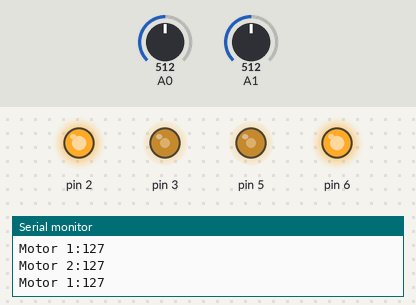
Bench run of a sketch on a simulated Arduino Uno, built with avr-gcc and run on an emulated ATmega328P. Parts: output pins drawn as LEDs (lit = HIGH), the last lines printed to the serial monitor. The test bench sets the inputs (shaded band); at power-on: A0 = 512, A1 = 512.

Above: at 1.2 s.
1.3 s: A0 set to 716
At 2.3 s:
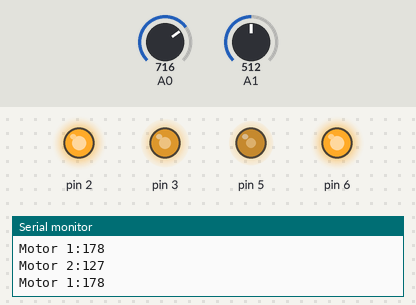
2.8 s: A1 set to 716
At 4.0 s:
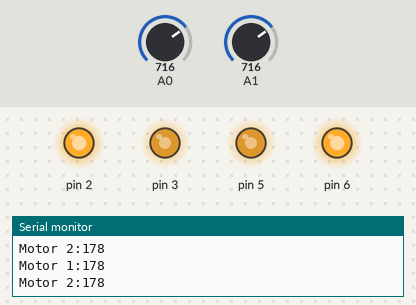
4.3 s: A0 set to 409
At 4.6 s:
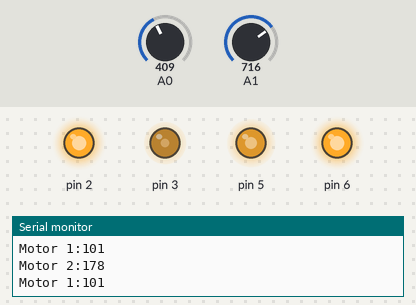
5.8 s: A0 set to 385
At 6.5 s:
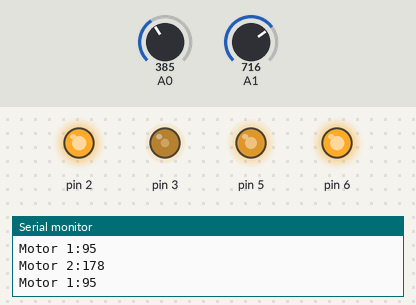
7.3 s: A1 set to 420
At 7.9 s:
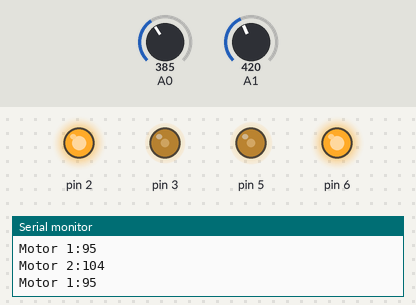
8.8 s: A1 set to 390
At 9.5 s:
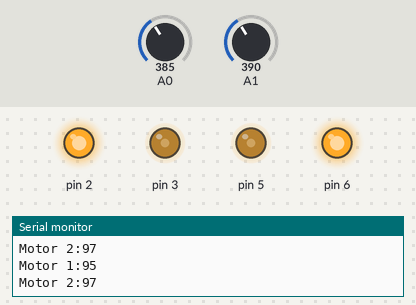
Timing chart, 0 to 11.3 s (numbered marks = the images above; inputs shaded):
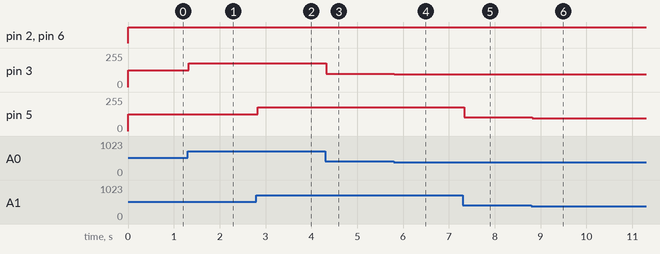

The sketch:

speedvary.ino
```cpp
int pot;
int mapped;
int pot1;
int mapped1;

void setup() {
 Serial.begin(9600);
pinMode(A0,INPUT);
pinMode(3,OUTPUT);
pinMode(2,OUTPUT);

pinMode(A1,INPUT);
pinMode(5,OUTPUT);
pinMode(6,OUTPUT);
}

void loop() {
pot = analogRead(A0);
digitalWrite(2,HIGH);
mapped = map(pot,0,1023,0,255);
Serial.print("Motor 1:");
Serial.println(mapped);
analogWrite(3,mapped);

pot1 = analogRead(A1);
digitalWrite(6,HIGH);
mapped1 = map(pot1,0,1023,0,255);
Serial.print("Motor 2:");
Serial.println(mapped1);
analogWrite(5,mapped1);
}
```

Measured:
- after the input at 1.3 s, pin 3: 127/255 → 178/255 at once
- after the input at 2.8 s, pin 5: 127/255 → 178/255 at once
- after the input at 4.3 s, pin 3: 178/255 → 101/255 at once
- after the input at 5.8 s, pin 3: 101/255 → 95/255 at once
- after the input at 7.3 s, pin 5: 178/255 → 104/255 at once
- after the input at 8.8 s, pin 5: 104/255 → 97/255 at once
